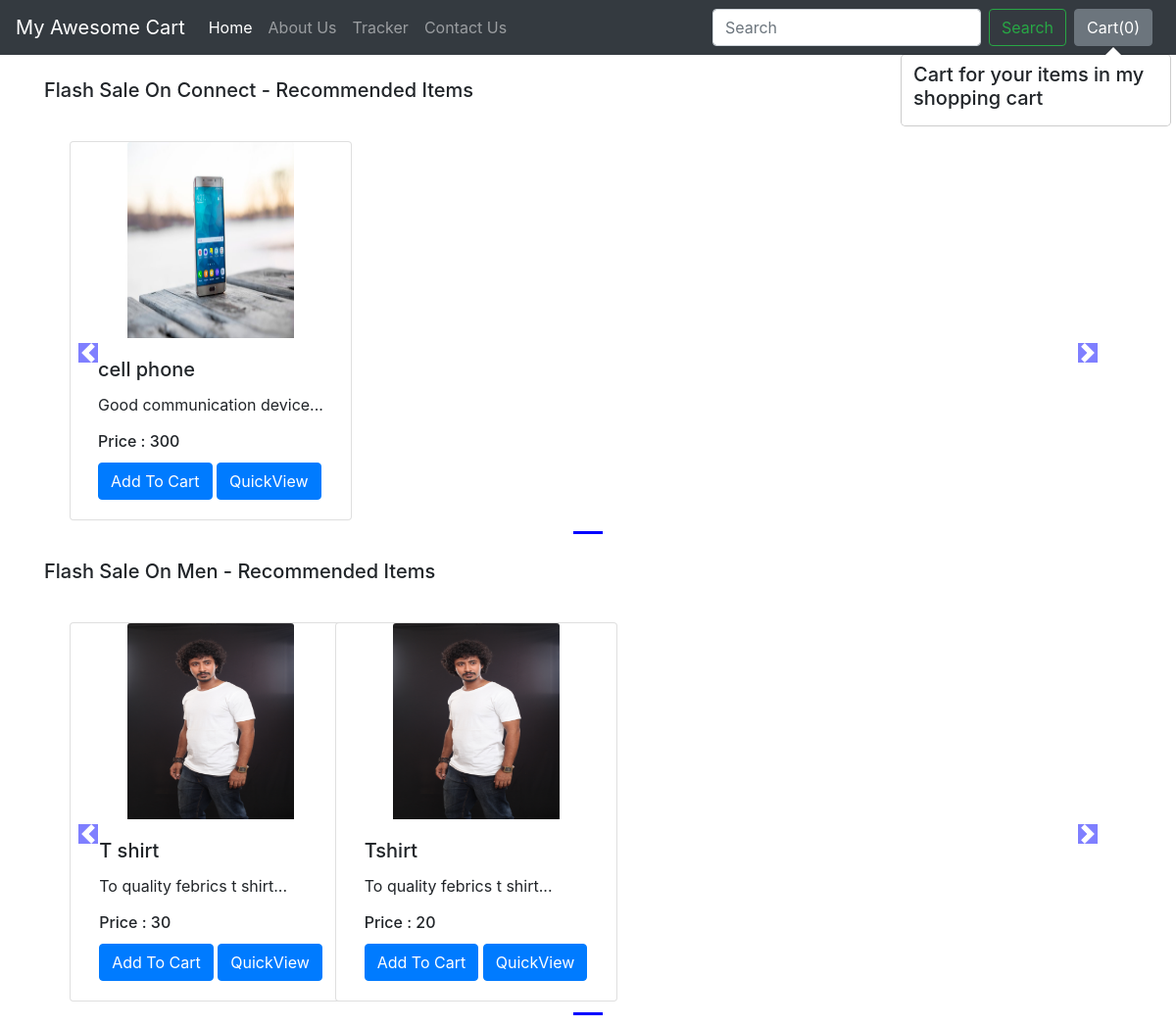
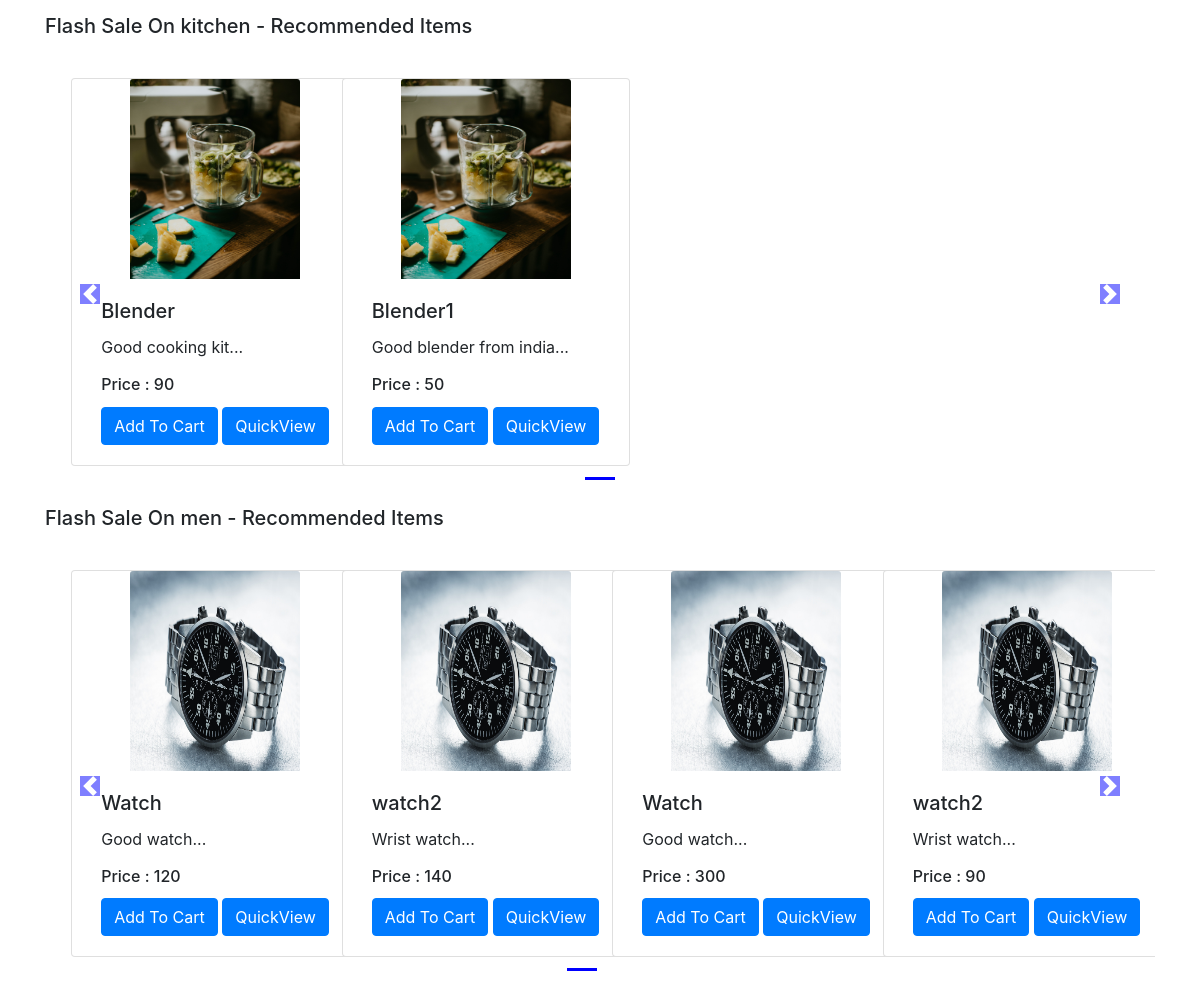
The app's page /shop/ with its own data (2 pictures, top to bottom).
### shop/views.py (the view)
# urls.py: path('', views.index,name="BlogHome"),
def index(request):
    allProds = []
    catprods = Product.objects.values('category', 'id')
    cats = {item['category'] for item in catprods}
    for cat in cats:
        prod = Product.objects.filter(category=cat)
        n = len(prod)
        nSlides = n // 4 + ceil((n / 4) - (n // 4))
        allProds.append([prod, range(1, nSlides), nSlides])
    params = {'allProds':allProds}
    return render(request, 'shop/index.html', params)

### shop/templates/shop/index.html (shortened to what this page needs)
{% extends 'shop/basic.html' %}
{% block body %}
{% load static %}
<div class="container">
    {% for product, range, nSlides in allProds %}
    <h5 class="my-4">Flash Sale On {{product.0.category}} - Recommended Items</h5>
    <div class="row">
        <div id="demo{{forloop.counter}}" class="col carousel slide my-3" data-ride="carousel">
            <ul class="carousel-indicators">
                <li data-target="#demo{{forloop.counter}}" data-slide-to="0" class="active"></li>
                {% for i in range %}
                <li data-target="#demo{{forloop.parentloop.counter}}" data-slide-to="{{i}}"></li>
                {% endfor %}
            </ul>
            <div class="container carousel-inner no-padding">
                <div class="carousel-item active">
                    {% for i in product %}
                    <div class="col-xs-3 col-sm-3 col-md-3">
                        <div class="card align-items-center" style="width: 18rem;">
                            <img src='/media/{{i.image}}' class="card-img-top" alt="...">
                            <div class="card-body">
                                <h5 class="card-title" id="namepr{{i.id}}">{{i.product_name}}</h5>
                                <p class="card-text">{{i.desc|slice:"0:53"}}...</p>
                                <h6 class="card-title" >Price : <span id="pricepr{{i.id}}">{{i.price}}</span></h6>
                                <span id="divpr{{i.id}}" class="divpr">
                                    <button id="pr{{i.id}}" class="btn btn-primary cart">Add To Cart</button>
                                </span>
                                <a href="/shop/products/{{i.id}}"><button id="qv{{i.id}}" class="btn btn-primary cart">QuickView</button></a>
                            </div>
                        </div>
                    </div>
                    {% if forloop.counter|divisibleby:4 and forloop.counter > 0 and not forloop.last %}
                </div>
                <div class="carousel-item">
                    {% endif %}
                    {% endfor %}
                </div>
            </div>
        </div>
        <a class="carousel-control-prev" href="#demo{{forloop.counter}}" data-slide="prev">
            <span class="carousel-control-prev-icon"></span>
        </a>
        <a class="carousel-control-next" href="#demo{{forloop.counter}}" data-slide="next">
            <span class="carousel-control-next-icon"></span>
        </a>
    </div>
    {% endfor %}
</div>
{% endblock %}

### records on screen
Product: category "Connect", image (picture), product_name "cell phone", desc "Good communication device", price "300"
Product: category "Men", image (picture), product_name "T shirt", desc "To quality febrics t shirt", price "30"
Product: image (picture), product_name "Tshirt", desc "To quality febrics t shirt", price "20"
Product: category "kitchen", image (picture), product_name "Blender", desc "Good cooking kit", price "90"
Product: image (picture), product_name "Blender1", desc "Good blender from india", price "50"
Product: category "men", image (picture), product_name "Watch", desc "Good watch", price "120"
Product: image (picture), product_name "watch2", desc "Wrist watch", price "140"
Product: image (picture), product_name "Watch", desc "Good watch", price "300"
Product: image (picture), product_name "watch2", desc "Wrist watch", price "90"
